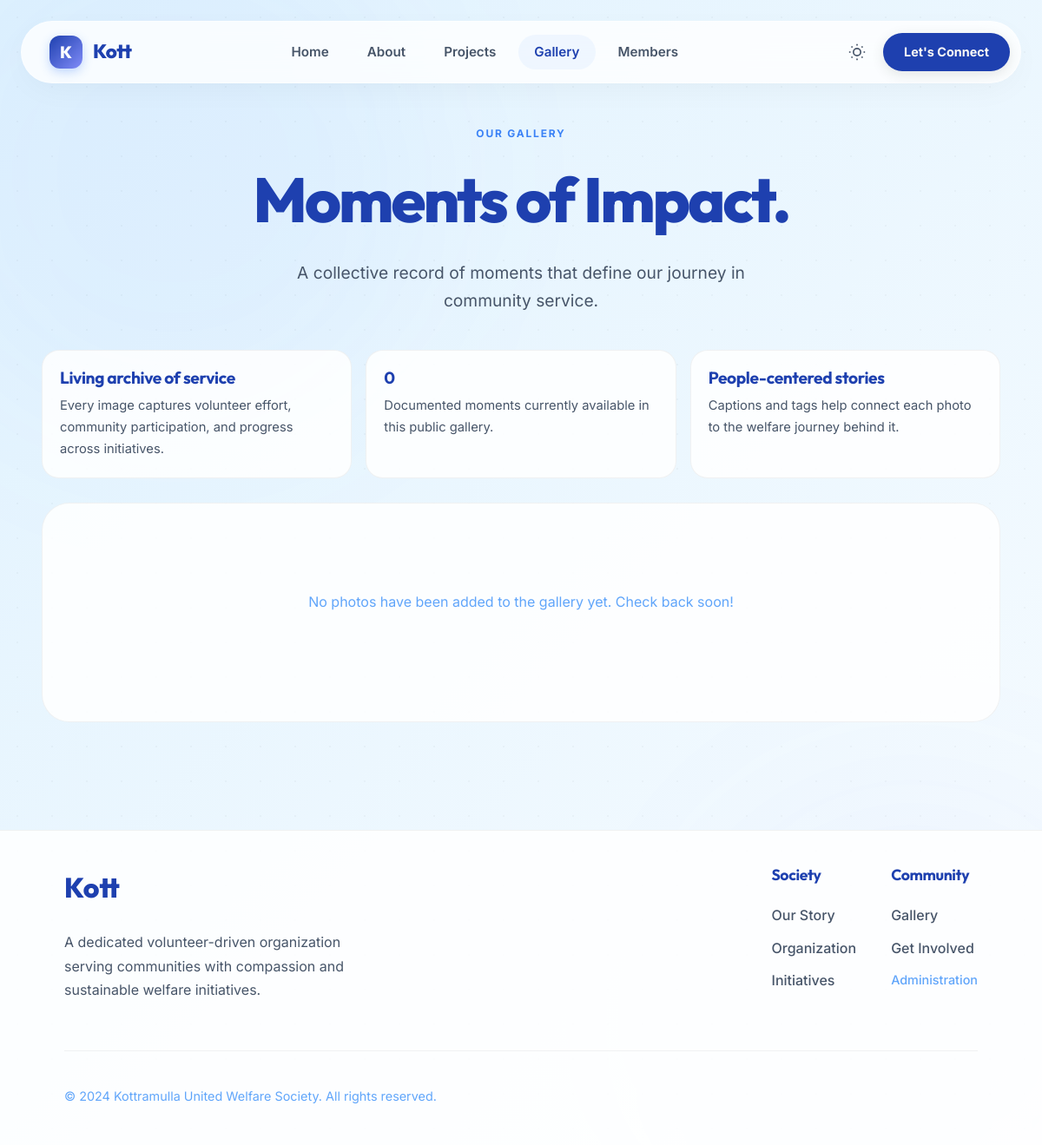
The page /gallery on the database its author committed.
### tables this page shows
CREATE TABLE IF NOT EXISTS website_settings (
    id INT UNSIGNED AUTO_INCREMENT PRIMARY KEY,
    website_title VARCHAR(255) NOT NULL DEFAULT 'Kottramulla United Welfare Society',
    website_description TEXT,
    logo_path VARCHAR(255) DEFAULT NULL,
    logo_alt_text VARCHAR(255) DEFAULT 'Kottramulla Logo',
    favicon_path VARCHAR(255) DEFAULT NULL,
    footer_copyright_text VARCHAR(255) DEFAULT '© 2024 Kottramulla United Welfare Society. All rights reserved.',
    footer_email VARCHAR(255) DEFAULT NULL,
    footer_phone VARCHAR(20) DEFAULT NULL,
    footer_address TEXT DEFAULT NULL,
    social_facebook VARCHAR(255) DEFAULT NULL,
    social_twitter VARCHAR(255) DEFAULT NULL,
    social_instagram VARCHAR(255) DEFAULT NULL,
    social_linkedin VARCHAR(255) DEFAULT NULL,
    social_youtube VARCHAR(255) DEFAULT NULL,
    primary_color VARCHAR(7) DEFAULT '#1e40af',
    secondary_color VARCHAR(7) DEFAULT '#7c3aed',
    accent_color VARCHAR(7) DEFAULT '#f59e0b',
    projects_insight3_title VARCHAR(255) DEFAULT 'Transparent',
    projects_insight3_body TEXT NULL,
    gallery_overview1_title VARCHAR(255) DEFAULT 'Living archive of service',
    gallery_overview1_body TEXT NULL,
    gallery_overview3_title VARCHAR(255) DEFAULT 'People-centered stories',
    gallery_overview3_body TEXT NULL,
    members_overview2_title VARCHAR(255) DEFAULT 'Volunteer-led',
    members_overview2_body TEXT NULL,
    members_overview3_title VARCHAR(255) DEFAULT 'Open to all',
    members_overview3_body TEXT NULL,
    contact_assurance1_title VARCHAR(255) DEFAULT 'Quick Response',
    contact_assurance1_body TEXT NULL,
    contact_assurance2_title VARCHAR(255) DEFAULT 'Meaningful Guidance',
    contact_assurance2_body TEXT NULL,
    contact_assurance3_title VARCHAR(255) DEFAULT 'Community First',
    contact_assurance3_body TEXT NULL,
    updated_at TIMESTAMP DEFAULT CURRENT_TIMESTAMP ON UPDATE CURRENT_TIMESTAMP
);

### app/Core/View.php (called while the page is built, shortened)
<?php
class View
{
    public static function render(string $view, array $data = [], string $layout = 'user/layouts/main'): void
    {
        $viewPath = __DIR__ . '/../../views/' . $view . '.php';
        $layoutPath = __DIR__ . '/../../views/' . $layout . '.php';
        extract($data, EXTR_SKIP);
        require $viewPath;
        $content = ob_get_clean();
        require $layoutPath;
    }
}

### app/Controllers/PublicController.php (called while the page is built, shortened)
<?php
class PublicController
{
    public function gallery(): void
    {
        $images = (new \App\Models\GalleryModel())->all();
        View::render('user/gallery/index', [
            'images' => $images,
            'activePage' => 'gallery',
        ]);
    }
}

### app/Support/helpers.php (called while the page is built, shortened)
<?php
function config(string $key): mixed
{
    static $cache = [];
    $segments = explode('.', $key);
    $file = array_shift($segments);
    if (!isset($cache[$file])) {
        $path = __DIR__ . '/../../config/' . $file . '.php';
        $cache[$file] = require $path;
    }
    if (empty($segments)) {
        return $cache[$file];
    }
    $value = $cache[$file];
    foreach ($segments as $segment) {
        $value = $value[$segment];
    }
    return $value;
}
function url(string $path = '/'): string
{
    $baseUrl = rtrim((string) config('app.base_url'), '/');
    if ($baseUrl === '' || $baseUrl === '/') {
        $baseDir = str_replace('\\', '/', dirname($_SERVER['SCRIPT_NAME']));
        $baseUrl = $baseDir !== '/' ? rtrim($baseDir, '/') : '';
    }
    $path = '/' . ltrim($path, '/');
    return $baseUrl . $path;
}
function asset_url(string $path): string
{
    $assetPath = '/' . ltrim($path, '/');
    $fullPath = __DIR__ . '/../../' . ltrim($path, '/');
    $version = '';
    if (is_file($fullPath)) {
        $mtime = @filemtime($fullPath);
        if ($mtime !== false) {
            $version = '?v=' . $mtime;
        }
    }
    return url($assetPath . $version);
}
function e(string $value): string
{
    return htmlspecialchars($value, ENT_QUOTES, 'UTF-8');
}
function website_settings(): ?array
{
    static $settings = null;
    if ($settings === null) {
        try {
            $model = new \App\Models\WebsiteSettingsModel();
            $settings = $model->get() ?: [];
        } catch (\Throwable) {
            $settings = [];
        }
    }
    return $settings ?: null;
}

### app/Support/env.php (called while the page is built, shortened)
<?php
function env(string $key, mixed $default = null): mixed
{
    $value = $_ENV[$key] ?? $_SERVER[$key] ?? getenv($key);
    if ($value === false || $value === null || $value === '') {
        return $default;
    }
    return $value;
}

### config/app.php (called while the page is built, shortened)
<?php
return [
    'name' => (string) env('APP_NAME', 'Kottramulla United Welfare Society'),
    'base_url' => (string) env('APP_URL', '/'),
    'timezone' => (string) env('APP_TIMEZONE', 'Asia/Colombo'),
    'session_name' => (string) env('SESSION_NAME', 'kottramulla_session'),
    'admin_route_prefix' => '/admin',
];

### config/database.php (called while the page is built, shortened)
<?php
return [
    'host' => (string) env('DB_HOST', '127.0.0.1'),
    'port' => (int) env('DB_PORT', 3306),
    'database' => (string) env('DB_DATABASE', 'kottramulla_website'),
    'username' => (string) env('DB_USERNAME', 'root'),
    'password' => (string) env('DB_PASSWORD', ''),
    'charset' => (string) env('DB_CHARSET', 'utf8mb4'),
];

### app/Models/WebsiteSettingsModel.php (called while the page is built, shortened)
<?php
class WebsiteSettingsModel
{
    public function get(): ?array
    {
        $pdo = Database::connection();
        $stmt = $pdo->query('SELECT * FROM website_settings WHERE id = 1 LIMIT 1');
        return $stmt->fetch(PDO::FETCH_ASSOC) ?: null;
    }
}

### app/Models/GalleryModel.php (called while the page is built, shortened)
<?php
class GalleryModel
{
    public function all(): array
    {
        $pdo = Database::connection();
        $stmt = $pdo->query('
            SELECT g.id, g.image_path, g.caption, p.title as project_title
            FROM gallery g
            LEFT JOIN projects p ON g.project_id = p.id
            ORDER BY g.created_at DESC
        ');
        return $stmt->fetchAll();
    }
}

### views/user/layouts/main.php (the view, shortened to what this page needs)
<!DOCTYPE html>
<html lang="en">
<head>
    <?php $webSettings = website_settings(); ?>
    <link rel="stylesheet" href="<?= asset_url('/public/css/user/base.css') ?>">
    <link rel="stylesheet" href="<?= asset_url('/public/css/user/components.css') ?>">
    <link rel="stylesheet" href="<?= asset_url('/public/css/user/main.css') ?>">
    <link rel="stylesheet" href="<?= asset_url('/public/css/user/home-modern.css') ?>">
    <link rel="stylesheet" href="<?= asset_url('/public/css/user/pages-modern.css') ?>">
</head>
<body class="public-body">
    <div class="glow-orb orb-1"></div>
    <div class="glow-orb orb-2"></div>
    <div class="glass-dots"></div>
    <header id="main-nav-wrapper">
        <div class="nav-container">
            <div class="nav-glass-pill rotate-in">
                <a href="<?= url('/home') ?>" class="nav-logo">
                    <?php if (!empty($webSettings['logo_path'])): ?>
                        <div class="logo-image logo-image--nav" style="width:44px;height:44px;overflow:hidden;">
                            <img src="<?= url('/public/' . htmlspecialchars($webSettings['logo_path'])); ?>" alt="<?= htmlspecialchars($webSettings['logo_alt_text'] ?? 'Logo'); ?>" class="logo-image-file" style="display:block;width:100%;height:100%;object-fit:contain;max-width:44px;max-height:44px;">
                        </div>
                    <?php else: ?>
                        <div class="logo-icon">K</div>
                        <span class="logo-text"><?= htmlspecialchars(substr($webSettings['website_title'] ?? 'KUWS', 0, 4)); ?></span>
                    <?php endif; ?>
                </a>
                <nav class="desktop-links">
                    <a href="<?= url('/home') ?>" class="nav-link <?= ($activePage ?? '') === 'home' ? 'active' : '' ?>">Home</a>
                    <a href="<?= url('/about') ?>" class="nav-link <?= ($activePage ?? '') === 'about' ? 'active' : '' ?>">About</a>
                    <a href="<?= url('/projects') ?>" class="nav-link <?= ($activePage ?? '') === 'projects' ? 'active' : '' ?>">Projects</a>
                    <a href="<?= url('/gallery') ?>" class="nav-link <?= ($activePage ?? '') === 'gallery' ? 'active' : '' ?>">Gallery</a>
                    <a href="<?= url('/members') ?>" class="nav-link <?= ($activePage ?? '') === 'members' ? 'active' : '' ?>">Members</a>
                </nav>
                <div class="nav-actions">
                    <button id="theme-toggle" class="icon-btn" aria-label="Toggle Theme">
                    </button>
                    <a href="<?= url('/contact') ?>" class="btn-cta-nav">Let's Connect</a>
                </div>
            </div>
        </div>
    </header>
    <main class="page-content">
        <?= $content ?>
    </main>
    <footer class="main-footer">
        <div class="footer-container">
            <div class="footer-top">
                <div class="footer-info">
                    <a href="<?= url('/home') ?>" class="footer-logo">
                        <?php if (!empty($webSettings['logo_path'])): ?>
                            <img src="<?= url('/public/' . htmlspecialchars($webSettings['logo_path'])); ?>" alt="<?= htmlspecialchars($webSettings['logo_alt_text'] ?? 'Logo'); ?>" class="footer-logo-image" style="display:block;width:56px;height:56px;object-fit:contain;max-width:56px;max-height:56px;">
                        <?php else: ?>
                            <?= htmlspecialchars(substr($webSettings['website_title'] ?? 'KUWS', 0, 4)); ?>
                        <?php endif; ?>
                    </a>
                    <p class="footer-tagline"><?= htmlspecialchars($webSettings['website_description'] ?? 'Since 2016, we have been dedicated to uniting hearts and empowering the community through collective welfare and unwavering hope.'); ?></p>
                </div>
                <div class="footer-nav">
                    <div class="footer-col">
                        <h4>Society</h4>
                        <a href="<?= url('/about') ?>">Our Story</a>
                        <a href="<?= url('/members') ?>">Organization</a>
                        <a href="<?= url('/projects') ?>">Initiatives</a>
                    </div>
                    <div class="footer-col">
                        <h4>Community</h4>
                        <a href="<?= url('/gallery') ?>">Gallery</a>
                        <a href="<?= url('/contact') ?>">Get Involved</a>
                        <a href="<?= url('/admin/login') ?>" class="dim-link">Administration</a>
                    </div>
                </div>
            </div>
            <div class="footer-bottom">
                <div class="footer-left">
                    <p><?= htmlspecialchars($webSettings['footer_copyright_text'] ?? '© ' . date('Y') . ' Kottramulla United Welfare Society. All Rights Reserved.'); ?></p>
                </div>
            </div>
        </div>
    </footer>
</body>
</html>

### views/user/gallery/index.php
<link rel="stylesheet" href="<?= asset_url('/public/css/user/gallery.css') ?>">
<?php $webSettings = website_settings() ?? []; ?>
<section class="gallery-hero-section">
    <div class="page-shell">
        <span class="hero-kicker reveal-text">Our Gallery</span>
        <h1 class="page-title reveal-text">Moments of <span class="accent-text">Impact.</span></h1>
        <p class="hero-lead reveal-text">A collective record of moments that define our journey in community service.</p>
    </div>
</section>
<section class="gallery-overview reveal-container">
    <article class="gallery-overview-card">
        <h3><?= e($webSettings['gallery_overview1_title'] ?? 'Living archive of service') ?></h3>
        <p><?= e($webSettings['gallery_overview1_body'] ?? 'Every image captures volunteer effort, community participation, and progress across initiatives.') ?></p>
    </article>
    <article class="gallery-overview-card">
        <h3><?= count($images) ?></h3>
        <p>Documented moments currently available in this public gallery.</p>
    </article>
    <article class="gallery-overview-card">
        <h3><?= e($webSettings['gallery_overview3_title'] ?? 'People-centered stories') ?></h3>
        <p><?= e($webSettings['gallery_overview3_body'] ?? 'Captions and tags help connect each photo to the welfare journey behind it.') ?></p>
    </article>
</section>
<div class="gallery-shell">
    <?php if (!empty($images)): ?>
        <div class="gallery-masonry reveal-stagger reveal">
            <?php foreach ($images as $image): ?>
                <article class="gallery-card">
                    <div class="gallery-visual">
                        <?php
                            $path = (string)$image['image_path'];
                            if (!str_starts_with($path, 'http') && !str_starts_with($path, '/public/')) {
                                $path = '/public/images/gallery/' . ltrim($path, '/');
                            }
                        ?>
                        <img src="<?= url($path) ?>"
                             alt="<?= !empty($image['caption']) ? e($image['caption']) : 'Gallery image' ?>"
                             loading="lazy">
                    </div>
                    <div class="gallery-card-meta">
                        <p class="caption">
                            <?= !empty($image['caption']) ? e($image['caption']) : 'Preserving moments of community growth.' ?>
                        </p>
                        <span class="tag">
                            <?= !empty($image['project_title']) ? e($image['project_title']) : 'Kottramulla' ?>
                        </span>
                    </div>
                </article>
            <?php endforeach; ?>
        </div>
    <?php else: ?>
        <div class="empty-gallery-card reveal-container">
            <p>No photos have been added to the gallery yet. Check back soon!</p>
        </div>
    <?php endif; ?>
</div>

### rows shown on the page
website_settings: website_title "Kott", gallery_overview1_title "Living archive of service", gallery_overview1_body "Every image captures volunteer effort, community participation, and progress across initiatives.", gallery_overview3_title "People-centered stories", gallery_overview3_body "Captions and tags help connect each photo to the welfare journey behind it.", website_description "A dedicated volunteer-driven organization serving communities with compassion and sustainable welfare initiatives.", footer_copyright_text "© 2024 Kottramulla United Welfare Society. All rights reserved."

### other values the page prints
count($images) "0"
